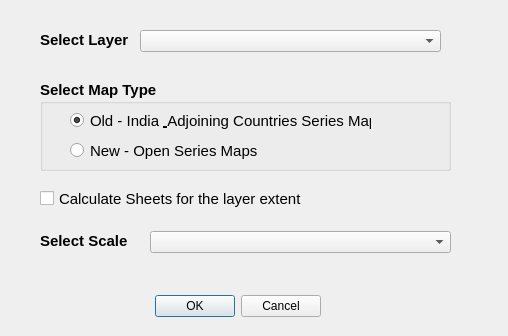
<?xml version="1.0" encoding="UTF-8"?>
<ui version="4.0">
 <class>TopoNumDialogBase</class>
 <widget class="QDialog" name="TopoNumDialogBase">
  <property name="geometry">
   <rect>
    <x>0</x>
    <y>0</y>
    <width>508</width>
    <height>336</height>
   </rect>
  </property>
  <property name="windowTitle">
   <string>SOI Toposheets Number Calculator</string>
  </property>
  <widget class="QDialogButtonBox" name="button_box">
   <property name="geometry">
    <rect>
     <x>140</x>
     <y>290</y>
     <width>181</width>
     <height>32</height>
    </rect>
   </property>
   <property name="orientation">
    <enum>Qt::Horizontal</enum>
   </property>
   <property name="standardButtons">
    <set>QDialogButtonBox::Cancel|QDialogButtonBox::Ok</set>
   </property>
  </widget>
  <widget class="QComboBox" name="cb_layer">
   <property name="geometry">
    <rect>
     <x>140</x>
     <y>30</y>
     <width>301</width>
     <height>22</height>
    </rect>
   </property>
   <property name="font">
    <font>
     <pointsize>10</pointsize>
    </font>
   </property>
  </widget>
  <widget class="QComboBox" name="scaleComboBox">
   <property name="geometry">
    <rect>
     <x>150</x>
     <y>231</y>
     <width>301</width>
     <height>22</height>
    </rect>
   </property>
   <property name="font">
    <font>
     <pointsize>10</pointsize>
    </font>
   </property>
  </widget>
  <widget class="QGroupBox" name="groupBox">
   <property name="geometry">
    <rect>
     <x>40</x>
     <y>80</y>
     <width>411</width>
     <height>91</height>
    </rect>
   </property>
   <property name="font">
    <font>
     <pointsize>11</pointsize>
     <weight>75</weight>
     <bold>true</bold>
    </font>
   </property>
   <property name="title">
    <string>Select Map Type</string>
   </property>
   <property name="checkable">
    <bool>false</bool>
   </property>
   <widget class="QRadioButton" name="radioButton_1">
    <property name="geometry">
     <rect>
      <x>30</x>
      <y>30</y>
      <width>301</width>
      <height>21</height>
     </rect>
    </property>
    <property name="font">
     <font>
      <weight>50</weight>
      <bold>false</bold>
     </font>
    </property>
    <property name="text">
     <string>Old - India &amp; Adjoining Countries Series Maps</string>
    </property>
    <property name="checked">
     <bool>true</bool>
    </property>
   </widget>
   <widget class="QRadioButton" name="radioButton_2">
    <property name="geometry">
     <rect>
      <x>30</x>
      <y>60</y>
      <width>261</width>
      <height>21</height>
     </rect>
    </property>
    <property name="font">
     <font>
      <weight>50</weight>
      <bold>false</bold>
     </font>
    </property>
    <property name="text">
     <string>New - Open Series Maps</string>
    </property>
   </widget>
  </widget>
  <widget class="QLabel" name="label">
   <property name="geometry">
    <rect>
     <x>40</x>
     <y>30</y>
     <width>101</width>
     <height>20</height>
    </rect>
   </property>
   <property name="font">
    <font>
     <pointsize>11</pointsize>
     <weight>75</weight>
     <bold>true</bold>
    </font>
   </property>
   <property name="text">
    <string>Select Layer</string>
   </property>
  </widget>
  <widget class="QLabel" name="label_2">
   <property name="geometry">
    <rect>
     <x>40</x>
     <y>231</y>
     <width>91</width>
     <height>20</height>
    </rect>
   </property>
   <property name="font">
    <font>
     <pointsize>11</pointsize>
     <weight>75</weight>
     <bold>true</bold>
    </font>
   </property>
   <property name="text">
    <string>Select Scale</string>
   </property>
  </widget>
  <widget class="QCheckBox" name="cbUseLyrExt">
   <property name="geometry">
    <rect>
     <x>40</x>
     <y>190</y>
     <width>271</width>
     <height>17</height>
    </rect>
   </property>
   <property name="font">
    <font>
     <pointsize>11</pointsize>
    </font>
   </property>
   <property name="text">
    <string>Calculate Sheets for the layer extent</string>
   </property>
  </widget>
 </widget>
 <resources/>
 <connections>
  <connection>
   <sender>button_box</sender>
   <signal>accepted()</signal>
   <receiver>TopoNumDialogBase</receiver>
   <slot>accept()</slot>
   <hints>
    <hint type="sourcelabel">
     <x>180</x>
     <y>230</y>
    </hint>
    <hint type="destinationlabel">
     <x>20</x>
     <y>20</y>
    </hint>
   </hints>
  </connection>
  <connection>
   <sender>button_box</sender>
   <signal>rejected()</signal>
   <receiver>TopoNumDialogBase</receiver>
   <slot>reject()</slot>
   <hints>
    <hint type="sourcelabel">
     <x>180</x>
     <y>230</y>
    </hint>
    <hint type="destinationlabel">
     <x>20</x>
     <y>20</y>
    </hint>
   </hints>
  </connection>
 </connections>
</ui>
